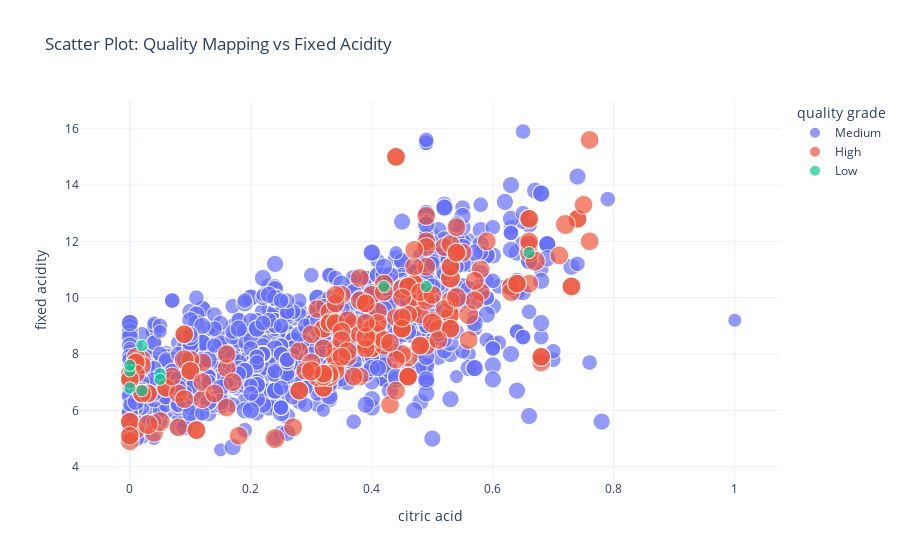

Source (notebook cell):
### Code cell
# Create the scatter plot
fig = px.scatter(df_quality_labeled, 
                 x='citric acid', 
                 y='fixed acidity', 
                 color='quality grade', 
                 size='quality',
                 title='Scatter Plot: Quality Mapping vs Fixed Acidity',
                 template='plotly_white')

# Show the plot
fig.show()

### Figure 1 — Plotly figure (JSON) as saved in the notebook; plotly's stock layout.template omitted (floating-point values rounded to 4 significant figures; data arrays with more than 128 entries replaced by an {"elided": "..."} marker saying what was removed)
{"data": [{"hovertemplate": "quality grade=Medium<br>citric acid=%{x}<br>fixed acidity=%{y}<br>quality=%{marker.size}<extra></extra>", "legendgroup": "Medium", "marker": {"color": "#636efa", "size": {"elided": "1372 int values"}, "sizemode": "area", "sizeref": 0.02, "symbol": "circle"}, "mode": "markers", "name": "Medium", "showlegend": true, "type": "scattergl", "x": {"elided": "1372 float values"}, "xaxis": "x", "y": {"elided": "1372 float values"}, "yaxis": "y"}, {"hovertemplate": "quality grade=High<br>citric acid=%{x}<br>fixed acidity=%{y}<br>quality=%{marker.size}<extra></extra>", "legendgroup": "High", "marker": {"color": "#EF553B", "size": {"elided": "217 int values"}, "sizemode": "area", "sizeref": 0.02, "symbol": "circle"}, "mode": "markers", "name": "High", "showlegend": true, "type": "scattergl", "x": {"elided": "217 float values"}, "xaxis": "x", "y": {"elided": "217 float values"}, "yaxis": "y"}, {"hovertemplate": "quality grade=Low<br>citric acid=%{x}<br>fixed acidity=%{y}<br>quality=%{marker.size}<extra></extra>", "legendgroup": "Low", "marker": {"color": "#00cc96", "size": [3, 3, 3, 3, 3, 3, 3, 3, 3, 3], "sizemode": "area", "sizeref": 0.02, "symbol": "circle"}, "mode": "markers", "name": "Low", "showlegend": true, "type": "scattergl", "x": [0.66, 0.49, 0, 0.42, 0.02, 0, 0, 0.05, 0.05, 0.02], "xaxis": "x", "y": [11.6, 10.4, 7.4, 10.4, 8.3, 7.6, 6.8, 7.3, 7.1, 6.7], "yaxis": "y"}], "layout": {"legend": {"itemsizing": "constant", "title": {"text": "quality grade"}, "tracegroupgap": 0}, "title": {"text": "Scatter Plot: Quality Mapping vs Fixed Acidity"}, "xaxis": {"anchor": "y", "domain": [0, 1], "title": {"text": "citric acid"}}, "yaxis": {"anchor": "x", "domain": [0, 1], "title": {"text": "fixed acidity"}}}}
